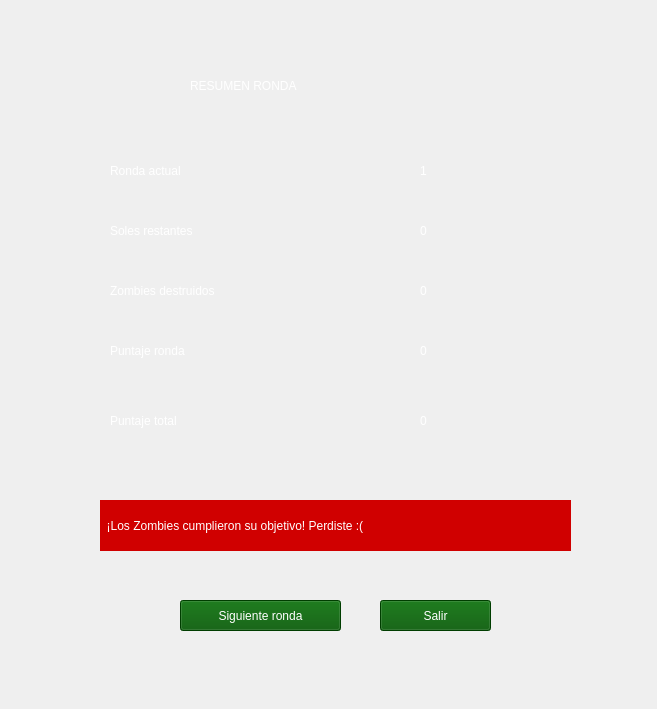
<?xml version="1.0" encoding="UTF-8"?>
<ui version="4.0">
 <class>MainWindow</class>
 <widget class="QMainWindow" name="MainWindow">
  <property name="geometry">
   <rect>
    <x>0</x>
    <y>0</y>
    <width>657</width>
    <height>709</height>
   </rect>
  </property>
  <property name="minimumSize">
   <size>
    <width>657</width>
    <height>709</height>
   </size>
  </property>
  <property name="maximumSize">
   <size>
    <width>657</width>
    <height>709</height>
   </size>
  </property>
  <property name="windowTitle">
   <string>Ventana Post-ronda</string>
  </property>
  <widget class="QWidget" name="centralwidget">
   <widget class="QLabel" name="fondo">
    <property name="geometry">
     <rect>
      <x>0</x>
      <y>0</y>
      <width>661</width>
      <height>711</height>
     </rect>
    </property>
    <property name="text">
     <string/>
    </property>
    <property name="pixmap">
     <pixmap>../sprites/Fondos/fondoMenu.png</pixmap>
    </property>
    <property name="scaledContents">
     <bool>true</bool>
    </property>
   </widget>
   <widget class="QLabel" name="titulo">
    <property name="geometry">
     <rect>
      <x>190</x>
      <y>50</y>
      <width>221</width>
      <height>71</height>
     </rect>
    </property>
    <property name="styleSheet">
     <string notr="true">color: rgb(255, 255, 255);
font: 75 16pt &quot;MS Shell Dlg 2&quot;;</string>
    </property>
    <property name="text">
     <string>RESUMEN RONDA</string>
    </property>
   </widget>
   <widget class="QLabel" name="sol">
    <property name="geometry">
     <rect>
      <x>450</x>
      <y>50</y>
      <width>101</width>
      <height>81</height>
     </rect>
    </property>
    <property name="text">
     <string/>
    </property>
    <property name="pixmap">
     <pixmap>../sprites/Elementos de juego/sol.png</pixmap>
    </property>
    <property name="scaledContents">
     <bool>true</bool>
    </property>
   </widget>
   <widget class="QLabel" name="mensaje_ganar">
    <property name="geometry">
     <rect>
      <x>140</x>
      <y>500</y>
      <width>361</width>
      <height>51</height>
     </rect>
    </property>
    <property name="styleSheet">
     <string notr="true">color: rgb(255, 255, 255);
background-color: rgb(141, 212, 0);
font: 87 10pt &quot;Arial Black&quot;;</string>
    </property>
    <property name="text">
     <string>  ¡Puedes combatir la siguente oleda!</string>
    </property>
   </widget>
   <widget class="QPushButton" name="boton_siguiente_ronda">
    <property name="geometry">
     <rect>
      <x>180</x>
      <y>600</y>
      <width>161</width>
      <height>31</height>
     </rect>
    </property>
    <property name="styleSheet">
     <string notr="true">color: rgb(255, 255, 255);
background-color: rgb(0, 85, 0);
font: 87 9pt &quot;Arial Black&quot;;</string>
    </property>
    <property name="text">
     <string>Siguiente ronda</string>
    </property>
   </widget>
   <widget class="QPushButton" name="boton_salir">
    <property name="geometry">
     <rect>
      <x>380</x>
      <y>600</y>
      <width>111</width>
      <height>31</height>
     </rect>
    </property>
    <property name="styleSheet">
     <string notr="true">color: rgb(255, 255, 255);
background-color: rgb(0, 85, 0);
font: 87 9pt &quot;Arial Black&quot;;</string>
    </property>
    <property name="text">
     <string>Salir</string>
    </property>
   </widget>
   <widget class="QLabel" name="label_1">
    <property name="geometry">
     <rect>
      <x>110</x>
      <y>150</y>
      <width>231</width>
      <height>41</height>
     </rect>
    </property>
    <property name="styleSheet">
     <string notr="true">color: rgb(255, 255, 255);
font: 87 12pt &quot;Arial Black&quot;;</string>
    </property>
    <property name="text">
     <string>Ronda actual</string>
    </property>
   </widget>
   <widget class="QLabel" name="label_5">
    <property name="geometry">
     <rect>
      <x>110</x>
      <y>400</y>
      <width>231</width>
      <height>41</height>
     </rect>
    </property>
    <property name="styleSheet">
     <string notr="true">color: rgb(255, 255, 255);
font: 87 12pt &quot;Arial Black&quot;;</string>
    </property>
    <property name="text">
     <string>Puntaje total</string>
    </property>
   </widget>
   <widget class="QLabel" name="label_4">
    <property name="geometry">
     <rect>
      <x>110</x>
      <y>330</y>
      <width>231</width>
      <height>41</height>
     </rect>
    </property>
    <property name="styleSheet">
     <string notr="true">color: rgb(255, 255, 255);
font: 87 12pt &quot;Arial Black&quot;;</string>
    </property>
    <property name="text">
     <string>Puntaje ronda</string>
    </property>
   </widget>
   <widget class="QLabel" name="label_3">
    <property name="geometry">
     <rect>
      <x>110</x>
      <y>270</y>
      <width>231</width>
      <height>41</height>
     </rect>
    </property>
    <property name="styleSheet">
     <string notr="true">color: rgb(255, 255, 255);
font: 87 12pt &quot;Arial Black&quot;;</string>
    </property>
    <property name="text">
     <string>Zombies destruidos</string>
    </property>
   </widget>
   <widget class="QLabel" name="label_2">
    <property name="geometry">
     <rect>
      <x>110</x>
      <y>210</y>
      <width>231</width>
      <height>41</height>
     </rect>
    </property>
    <property name="styleSheet">
     <string notr="true">color: rgb(255, 255, 255);
font: 87 12pt &quot;Arial Black&quot;;</string>
    </property>
    <property name="text">
     <string>Soles restantes</string>
    </property>
   </widget>
   <widget class="QLabel" name="ronda_actual">
    <property name="geometry">
     <rect>
      <x>420</x>
      <y>150</y>
      <width>231</width>
      <height>41</height>
     </rect>
    </property>
    <property name="styleSheet">
     <string notr="true">color: rgb(255, 255, 255);
font: 87 12pt &quot;Arial Black&quot;;</string>
    </property>
    <property name="text">
     <string>1</string>
    </property>
   </widget>
   <widget class="QLabel" name="soles_restantes">
    <property name="geometry">
     <rect>
      <x>420</x>
      <y>210</y>
      <width>231</width>
      <height>41</height>
     </rect>
    </property>
    <property name="styleSheet">
     <string notr="true">color: rgb(255, 255, 255);
font: 87 12pt &quot;Arial Black&quot;;</string>
    </property>
    <property name="text">
     <string>0</string>
    </property>
   </widget>
   <widget class="QLabel" name="zombies_destruidos">
    <property name="geometry">
     <rect>
      <x>420</x>
      <y>270</y>
      <width>231</width>
      <height>41</height>
     </rect>
    </property>
    <property name="styleSheet">
     <string notr="true">color: rgb(255, 255, 255);
font: 87 12pt &quot;Arial Black&quot;;</string>
    </property>
    <property name="text">
     <string>0</string>
    </property>
   </widget>
   <widget class="QLabel" name="puntaje_ronda">
    <property name="geometry">
     <rect>
      <x>420</x>
      <y>330</y>
      <width>231</width>
      <height>41</height>
     </rect>
    </property>
    <property name="styleSheet">
     <string notr="true">color: rgb(255, 255, 255);
font: 87 12pt &quot;Arial Black&quot;;</string>
    </property>
    <property name="text">
     <string>0</string>
    </property>
   </widget>
   <widget class="QLabel" name="puntaje_total">
    <property name="geometry">
     <rect>
      <x>420</x>
      <y>400</y>
      <width>231</width>
      <height>41</height>
     </rect>
    </property>
    <property name="styleSheet">
     <string notr="true">color: rgb(255, 255, 255);
font: 87 12pt &quot;Arial Black&quot;;</string>
    </property>
    <property name="text">
     <string>0</string>
    </property>
   </widget>
   <widget class="QLabel" name="crazy_cruz">
    <property name="geometry">
     <rect>
      <x>0</x>
      <y>560</y>
      <width>171</width>
      <height>151</height>
     </rect>
    </property>
    <property name="text">
     <string/>
    </property>
    <property name="pixmap">
     <pixmap>../sprites/CrazyRuz/crazyCruz.png</pixmap>
    </property>
    <property name="scaledContents">
     <bool>true</bool>
    </property>
   </widget>
   <widget class="QLabel" name="mensaje_perder">
    <property name="geometry">
     <rect>
      <x>100</x>
      <y>500</y>
      <width>471</width>
      <height>51</height>
     </rect>
    </property>
    <property name="styleSheet">
     <string notr="true">color: rgb(255, 255, 255);
background-color: rgb(208, 0, 0);
font: 87 10pt &quot;Arial Black&quot;;</string>
    </property>
    <property name="text">
     <string>  ¡Los Zombies cumplieron su objetivo! Perdiste :(</string>
    </property>
   </widget>
  </widget>
 </widget>
 <resources/>
 <connections/>
</ui>
